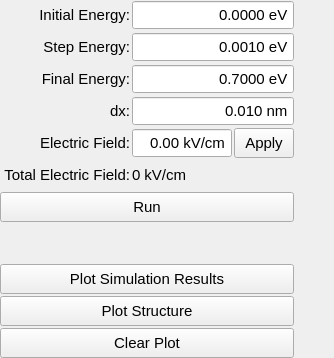
      <widget class="QWidget" name="sim_tab">
       <attribute name="title">
        <string>Simulation</string>
       </attribute>
       <layout class="QHBoxLayout" name="horizontalLayout_16">
        <property name="spacing">
         <number>2</number>
        </property>
        <property name="leftMargin">
         <number>0</number>
        </property>
        <property name="topMargin">
         <number>0</number>
        </property>
        <property name="rightMargin">
         <number>0</number>
        </property>
        <property name="bottomMargin">
         <number>0</number>
        </property>
        <item>
         <layout class="QGridLayout" name="gridLayout_3">
          <item row="4" column="1">
           <widget class="QDoubleSpinBox" name="sim_Efield_spb">
            <property name="sizePolicy">
             <sizepolicy hsizetype="Minimum" vsizetype="Minimum">
              <horstretch>0</horstretch>
              <verstretch>0</verstretch>
             </sizepolicy>
            </property>
            <property name="minimumSize">
             <size>
              <width>100</width>
              <height>30</height>
             </size>
            </property>
            <property name="maximumSize">
             <size>
              <width>100</width>
              <height>30</height>
             </size>
            </property>
            <property name="font">
             <font>
              <pointsize>11</pointsize>
             </font>
            </property>
            <property name="alignment">
             <set>Qt::AlignRight|Qt::AlignTrailing|Qt::AlignVCenter</set>
            </property>
            <property name="buttonSymbols">
             <enum>QAbstractSpinBox::NoButtons</enum>
            </property>
            <property name="suffix">
             <string> kV/cm</string>
            </property>
            <property name="decimals">
             <number>2</number>
            </property>
            <property name="maximum">
             <double>100000.000000000000000</double>
            </property>
            <property name="singleStep">
             <double>0.010000000000000</double>
            </property>
           </widget>
          </item>
          <item row="2" column="0">
           <widget class="QLabel" name="label_4">
            <property name="sizePolicy">
             <sizepolicy hsizetype="Minimum" vsizetype="Minimum">
              <horstretch>0</horstretch>
              <verstretch>0</verstretch>
             </sizepolicy>
            </property>
            <property name="minimumSize">
             <size>
              <width>100</width>
              <height>30</height>
             </size>
            </property>
            <property name="maximumSize">
             <size>
              <width>300</width>
              <height>30</height>
             </size>
            </property>
            <property name="font">
             <font>
              <pointsize>11</pointsize>
             </font>
            </property>
            <property name="text">
             <string>Final Energy:</string>
            </property>
            <property name="alignment">
             <set>Qt::AlignRight|Qt::AlignTrailing|Qt::AlignVCenter</set>
            </property>
           </widget>
          </item>
          <item row="2" column="1" colspan="2">
           <widget class="QDoubleSpinBox" name="sim_Ef_spb">
            <property name="sizePolicy">
             <sizepolicy hsizetype="Minimum" vsizetype="Minimum">
              <horstretch>0</horstretch>
              <verstretch>0</verstretch>
             </sizepolicy>
            </property>
            <property name="minimumSize">
             <size>
              <width>100</width>
              <height>30</height>
             </size>
            </property>
            <property name="maximumSize">
             <size>
              <width>201</width>
              <height>30</height>
             </size>
            </property>
            <property name="font">
             <font>
              <pointsize>11</pointsize>
             </font>
            </property>
            <property name="alignment">
             <set>Qt::AlignRight|Qt::AlignTrailing|Qt::AlignVCenter</set>
            </property>
            <property name="buttonSymbols">
             <enum>QAbstractSpinBox::NoButtons</enum>
            </property>
            <property name="suffix">
             <string> eV</string>
            </property>
            <property name="decimals">
             <number>4</number>
            </property>
            <property name="maximum">
             <double>1000.000000000000000</double>
            </property>
            <property name="singleStep">
             <double>0.010000000000000</double>
            </property>
            <property name="value">
             <double>0.700000000000000</double>
            </property>
           </widget>
          </item>
          <item row="4" column="0">
           <widget class="QLabel" name="label_2">
            <property name="sizePolicy">
             <sizepolicy hsizetype="Minimum" vsizetype="Minimum">
              <horstretch>0</horstretch>
              <verstretch>0</verstretch>
             </sizepolicy>
            </property>
            <property name="minimumSize">
             <size>
              <width>85</width>
              <height>30</height>
             </size>
            </property>
            <property name="maximumSize">
             <size>
              <width>150</width>
              <height>30</height>
             </size>
            </property>
            <property name="font">
             <font>
              <pointsize>11</pointsize>
             </font>
            </property>
            <property name="text">
             <string>Electric Field:</string>
            </property>
            <property name="alignment">
             <set>Qt::AlignRight|Qt::AlignTrailing|Qt::AlignVCenter</set>
            </property>
           </widget>
          </item>
          <item row="3" column="1" colspan="2">
           <widget class="QDoubleSpinBox" name="sim_dx_spb">
            <property name="sizePolicy">
             <sizepolicy hsizetype="Minimum" vsizetype="Minimum">
              <horstretch>0</horstretch>
              <verstretch>0</verstretch>
             </sizepolicy>
            </property>
            <property name="minimumSize">
             <size>
              <width>100</width>
              <height>30</height>
             </size>
            </property>
            <property name="maximumSize">
             <size>
              <width>201</width>
              <height>30</height>
             </size>
            </property>
            <property name="font">
             <font>
              <pointsize>11</pointsize>
             </font>
            </property>
            <property name="alignment">
             <set>Qt::AlignRight|Qt::AlignTrailing|Qt::AlignVCenter</set>
            </property>
            <property name="buttonSymbols">
             <enum>QAbstractSpinBox::NoButtons</enum>
            </property>
            <property name="suffix">
             <string> nm</string>
            </property>
            <property name="decimals">
             <number>3</number>
            </property>
            <property name="minimum">
             <double>0.000000000000000</double>
            </property>
            <property name="maximum">
             <double>1000.000000000000000</double>
            </property>
            <property name="singleStep">
             <double>0.010000000000000</double>
            </property>
            <property name="value">
             <double>0.010000000000000</double>
            </property>
           </widget>
          </item>
          <item row="3" column="0">
           <widget class="QLabel" name="label_6">
            <property name="sizePolicy">
             <sizepolicy hsizetype="Minimum" vsizetype="Minimum">
              <horstretch>0</horstretch>
              <verstretch>0</verstretch>
             </sizepolicy>
            </property>
            <property name="minimumSize">
             <size>
              <width>100</width>
              <height>30</height>
             </size>
            </property>
            <property name="maximumSize">
             <size>
              <width>300</width>
              <height>30</height>
             </size>
            </property>
            <property name="font">
             <font>
              <pointsize>11</pointsize>
             </font>
            </property>
            <property name="text">
             <string>dx:</string>
            </property>
            <property name="alignment">
             <set>Qt::AlignRight|Qt::AlignTrailing|Qt::AlignVCenter</set>
            </property>
           </widget>
          </item>
          <item row="4" column="2">
           <widget class="QPushButton" name="apply_Efield_btn">
            <property name="sizePolicy">
             <sizepolicy hsizetype="Minimum" vsizetype="Minimum">
              <horstretch>0</horstretch>
              <verstretch>0</verstretch>
             </sizepolicy>
            </property>
            <property name="minimumSize">
             <size>
              <width>50</width>
              <height>30</height>
             </size>
            </property>
            <property name="maximumSize">
             <size>
              <width>60</width>
              <height>30</height>
             </size>
            </property>
            <property name="font">
             <font>
              <pointsize>11</pointsize>
             </font>
            </property>
            <property name="text">
             <string>Apply</string>
            </property>
           </widget>
          </item>
          <item row="1" column="0">
           <widget class="QLabel" name="label_5">
            <property name="sizePolicy">
             <sizepolicy hsizetype="Minimum" vsizetype="Minimum">
              <horstretch>0</horstretch>
              <verstretch>0</verstretch>
             </sizepolicy>
            </property>
            <property name="minimumSize">
             <size>
              <width>100</width>
              <height>30</height>
             </size>
            </property>
            <property name="maximumSize">
             <size>
              <width>300</width>
              <height>30</height>
             </size>
            </property>
            <property name="font">
             <font>
              <pointsize>11</pointsize>
             </font>
            </property>
            <property name="text">
             <string>Step Energy:</string>
            </property>
            <property name="alignment">
             <set>Qt::AlignRight|Qt::AlignTrailing|Qt::AlignVCenter</set>
            </property>
           </widget>
          </item>
          <item row="1" column="1" colspan="2">
           <widget class="QDoubleSpinBox" name="sim_dE_spb">
            <property name="sizePolicy">
             <sizepolicy hsizetype="Minimum" vsizetype="Minimum">
              <horstretch>0</horstretch>
              <verstretch>0</verstretch>
             </sizepolicy>
            </property>
            <property name="minimumSize">
             <size>
              <width>100</width>
              <height>30</height>
             </size>
            </property>
            <property name="maximumSize">
             <size>
              <width>201</width>
              <height>30</height>
             </size>
            </property>
            <property name="font">
             <font>
              <pointsize>11</pointsize>
             </font>
            </property>
            <property name="alignment">
             <set>Qt::AlignRight|Qt::AlignTrailing|Qt::AlignVCenter</set>
            </property>
            <property name="buttonSymbols">
             <enum>QAbstractSpinBox::NoButtons</enum>
            </property>
            <property name="suffix">
             <string> eV</string>
            </property>
            <property name="decimals">
             <number>4</number>
            </property>
            <property name="maximum">
             <double>1000.000000000000000</double>
            </property>
            <property name="singleStep">
             <double>0.010000000000000</double>
            </property>
            <property name="value">
             <double>0.001000000000000</double>
            </property>
           </widget>
          </item>
          <item row="9" column="0" colspan="3">
           <widget class="QPushButton" name="plot_structure_btn">
            <property name="sizePolicy">
             <sizepolicy hsizetype="Minimum" vsizetype="Minimum">
              <horstretch>0</horstretch>
              <verstretch>0</verstretch>
             </sizepolicy>
            </property>
            <property name="minimumSize">
             <size>
              <width>200</width>
              <height>30</height>
             </size>
            </property>
            <property name="maximumSize">
             <size>
              <width>300</width>
              <height>30</height>
             </size>
            </property>
            <property name="font">
             <font>
              <pointsize>11</pointsize>
             </font>
            </property>
            <property name="text">
             <string>Plot Structure</string>
            </property>
           </widget>
          </item>
          <item row="7" column="0" colspan="3">
           <spacer name="verticalSpacer">
            <property name="sizePolicy">
             <sizepolicy hsizetype="Minimum" vsizetype="MinimumExpanding">
              <horstretch>0</horstretch>
              <verstretch>0</verstretch>
             </sizepolicy>
            </property>
            <property name="orientation">
             <enum>Qt::Vertical</enum>
            </property>
            <property name="sizeType">
             <enum>QSizePolicy::MinimumExpanding</enum>
            </property>
            <property name="sizeHint" stdset="0">
             <size>
              <width>20</width>
              <height>40</height>
             </size>
            </property>
           </spacer>
          </item>
          <item row="8" column="0" colspan="3">
           <widget class="QPushButton" name="plot_sim_results_btn">
            <property name="sizePolicy">
             <sizepolicy hsizetype="Minimum" vsizetype="Minimum">
              <horstretch>0</horstretch>
              <verstretch>0</verstretch>
             </sizepolicy>
            </property>
            <property name="minimumSize">
             <size>
              <width>200</width>
              <height>30</height>
             </size>
            </property>
            <property name="maximumSize">
             <size>
              <width>300</width>
              <height>30</height>
             </size>
            </property>
            <property name="font">
             <font>
              <pointsize>11</pointsize>
             </font>
            </property>
            <property name="text">
             <string>Plot Simulation Results</string>
            </property>
           </widget>
          </item>
          <item row="10" column="0" colspan="3">
           <widget class="QPushButton" name="clear_sim_plot_btn">
            <property name="sizePolicy">
             <sizepolicy hsizetype="Minimum" vsizetype="Minimum">
              <horstretch>0</horstretch>
              <verstretch>0</verstretch>
             </sizepolicy>
            </property>
            <property name="minimumSize">
             <size>
              <width>200</width>
              <height>30</height>
             </size>
            </property>
            <property name="maximumSize">
             <size>
              <width>300</width>
              <height>30</height>
             </size>
            </property>
            <property name="font">
             <font>
              <pointsize>11</pointsize>
             </font>
            </property>
            <property name="text">
             <string>Clear Plot</string>
            </property>
           </widget>
          </item>
          <item row="6" column="0" colspan="3">
           <widget class="QPushButton" name="run_sim_btn">
            <property name="minimumSize">
             <size>
              <width>55</width>
              <height>30</height>
             </size>
            </property>
            <property name="maximumSize">
             <size>
              <width>300</width>
              <height>30</height>
             </size>
            </property>
            <property name="font">
             <font>
              <pointsize>11</pointsize>
             </font>
            </property>
            <property name="text">
             <string>Run</string>
            </property>
           </widget>
          </item>
          <item row="0" column="0">
           <widget class="QLabel" name="label_3">
            <property name="sizePolicy">
             <sizepolicy hsizetype="Minimum" vsizetype="Minimum">
              <horstretch>0</horstretch>
              <verstretch>0</verstretch>
             </sizepolicy>
            </property>
            <property name="minimumSize">
             <size>
              <width>100</width>
              <height>30</height>
             </size>
            </property>
            <property name="maximumSize">
             <size>
              <width>300</width>
              <height>30</height>
             </size>
            </property>
            <property name="font">
             <font>
              <pointsize>11</pointsize>
             </font>
            </property>
            <property name="text">
             <string>Initial Energy:</string>
            </property>
            <property name="alignment">
             <set>Qt::AlignRight|Qt::AlignTrailing|Qt::AlignVCenter</set>
            </property>
           </widget>
          </item>
          <item row="0" column="1" colspan="2">
           <widget class="QDoubleSpinBox" name="sim_E0_spb">
            <property name="sizePolicy">
             <sizepolicy hsizetype="Minimum" vsizetype="Minimum">
              <horstretch>0</horstretch>
              <verstretch>0</verstretch>
             </sizepolicy>
            </property>
            <property name="minimumSize">
             <size>
              <width>100</width>
              <height>30</height>
             </size>
            </property>
            <property name="maximumSize">
             <size>
              <width>201</width>
              <height>30</height>
             </size>
            </property>
            <property name="font">
             <font>
              <pointsize>11</pointsize>
             </font>
            </property>
            <property name="alignment">
             <set>Qt::AlignRight|Qt::AlignTrailing|Qt::AlignVCenter</set>
            </property>
            <property name="buttonSymbols">
             <enum>QAbstractSpinBox::NoButtons</enum>
            </property>
            <property name="suffix">
             <string> eV</string>
            </property>
            <property name="decimals">
             <number>4</number>
            </property>
            <property name="maximum">
             <double>1000.000000000000000</double>
            </property>
            <property name="singleStep">
             <double>0.010000000000000</double>
            </property>
           </widget>
          </item>
          <item row="5" column="0">
           <widget class="QLabel" name="label_13">
            <property name="sizePolicy">
             <sizepolicy hsizetype="Minimum" vsizetype="Minimum">
              <horstretch>0</horstretch>
              <verstretch>0</verstretch>
             </sizepolicy>
            </property>
            <property name="minimumSize">
             <size>
              <width>130</width>
              <height>30</height>
             </size>
            </property>
            <property name="maximumSize">
             <size>
              <width>150</width>
              <height>30</height>
             </size>
            </property>
            <property name="font">
             <font>
              <pointsize>11</pointsize>
             </font>
            </property>
            <property name="text">
             <string>Total Electric Field:</string>
            </property>
            <property name="alignment">
             <set>Qt::AlignRight|Qt::AlignTrailing|Qt::AlignVCenter</set>
            </property>
           </widget>
          </item>
          <item row="5" column="1" colspan="2">
           <widget class="QLabel" name="label_campo">
            <property name="sizePolicy">
             <sizepolicy hsizetype="Minimum" vsizetype="Minimum">
              <horstretch>0</horstretch>
              <verstretch>0</verstretch>
             </sizepolicy>
            </property>
            <property name="minimumSize">
             <size>
              <width>100</width>
              <height>30</height>
             </size>
            </property>
            <property name="maximumSize">
             <size>
              <width>150</width>
              <height>30</height>
             </size>
            </property>
            <property name="font">
             <font>
              <pointsize>11</pointsize>
             </font>
            </property>
            <property name="text">
             <string>0 kV/cm</string>
            </property>
            <property name="alignment">
             <set>Qt::AlignLeading|Qt::AlignLeft|Qt::AlignVCenter</set>
            </property>
           </widget>
          </item>
         </layout>
        </item>
        <item>
         <layout class="QVBoxLayout" name="sim_plot_layout">
          <property name="spacing">
           <number>2</number>
          </property>
          <property name="sizeConstraint">
           <enum>QLayout::SetDefaultConstraint</enum>
          </property>
          <item>
           <spacer name="horizontalSpacer_2">
            <property name="orientation">
             <enum>Qt::Horizontal</enum>
            </property>
            <property name="sizeHint" stdset="0">
             <size>
              <width>40</width>
              <height>20</height>
             </size>
            </property>
           </spacer>
          </item>
         </layout>
        </item>
       </layout>
      </widget>
